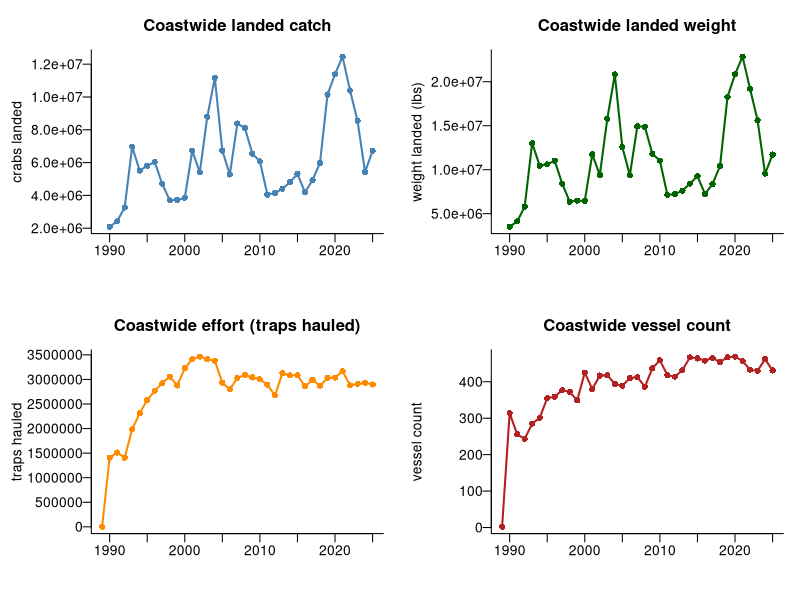
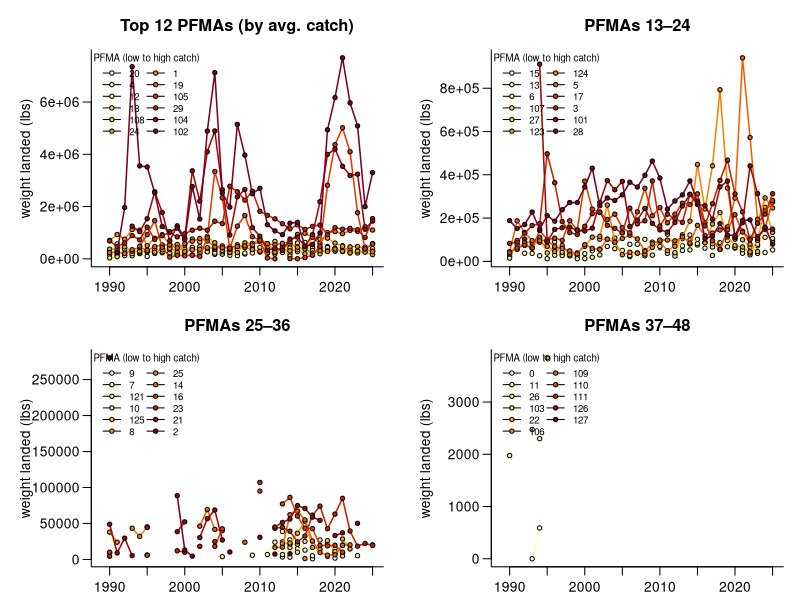
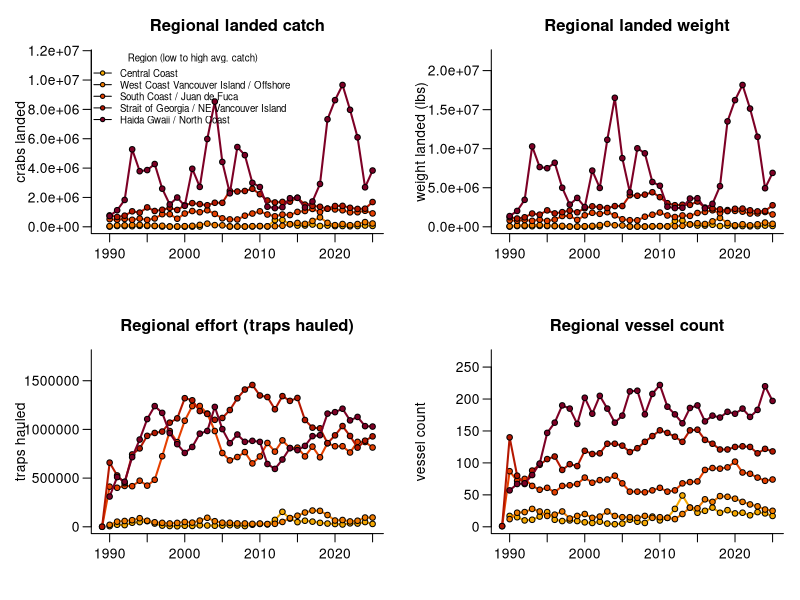
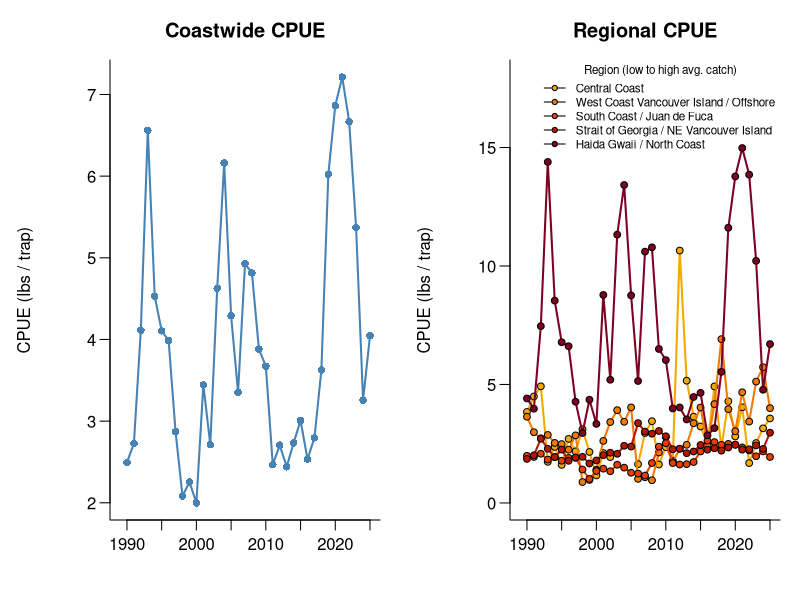
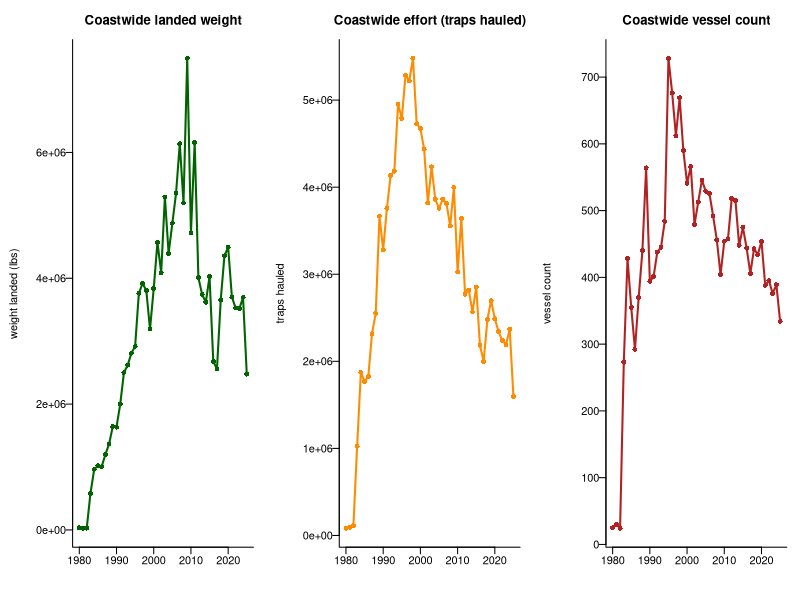
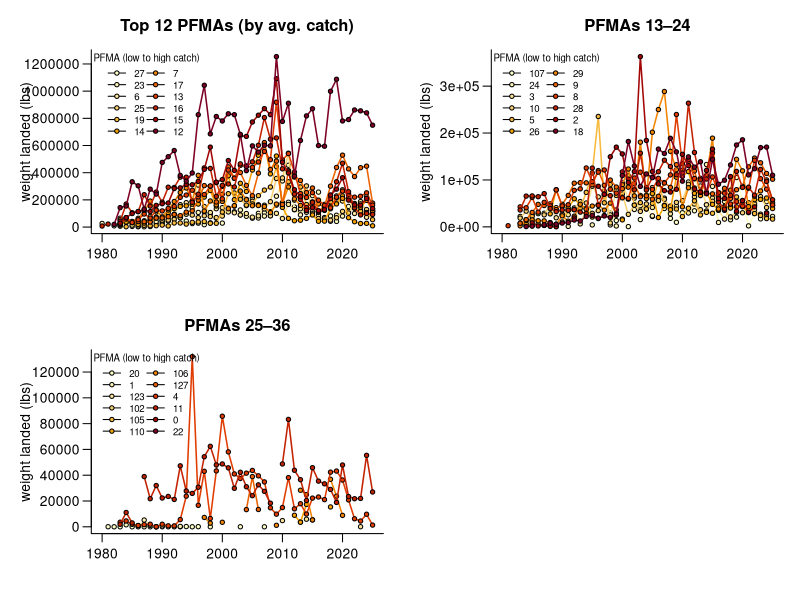

R code for these plots, in order: (Note: this script raises an error after producing the figures.)
# data cleaning and generating initial figures for synthesis of trends 
# across marine invertebrate fisheries in BC

# loading packages
library(here)
library(readr)
library(dplyr)
library(tidyr)
library(scales)

# set directory
setwd(here())

# helper: sum that returns NA (not 0) when every contributing value is NA/suppressed,
# rather than sum(..., na.rm=TRUE) which silently treats "all missing" as "zero"
sum_or_na = function(x) {
  if (all(is.na(x))) return(NA_real_)
  sum(x, na.rm = TRUE)
}

### set up regional look-up table 

region_lookup = tibble(
  PFMA = as.character(c(1,2,3,4,5,101,102,103,104,105,106,142,
                        6,7,8,9,10,11,107,108,109,110,111,
                        25,26,27,121,123,124,125,126,127,130,
                        12,13,14,15,16,17,18,28,29,
                        19,20,21,22,23,24)),
  region = c(rep("Haida Gwaii / North Coast", 12),
             rep("Central Coast", 11),
             rep("West Coast Vancouver Island / Offshore", 10),
             rep("Strait of Georgia / NE Vancouver Island", 9),
             rep("South Coast / Juan de Fuca", 6))
)


################################################################################
#### crab 
################################################################################

# read in & clean data files
crab = as.data.frame(read_csv(here("data-generated","2026-jul-dfo-catch-data-crab.csv"), skip=20))
crab = crab[,1:9]
names(crab) = c("fishery","species","year","PFMA","subarea","vessel_count","num_traps_hauled","num_crabs_landed","weight_landed_lbs" )
crab = crab[which(crab$species=="XKG"),]

# when data are withheld due to privacy, the entry is "*" or "**"
# for ease of data handling, replace those values with NA
crab[which(crab$num_crabs_landed=="*" | crab$num_crabs_landed=="**"),]$num_crabs_landed = "NA"
crab[which(crab$weight_landed_lbs=="*" | crab$weight_landed_lbs=="**"),]$weight_landed_lbs = "NA"
# re-class columns as numeric
crab$num_crabs_landed = as.numeric(crab$num_crabs_landed)
crab$weight_landed_lbs = as.numeric(crab$weight_landed_lbs)

### --- figure 1: coast wide trends in catch and effort --- ###

coastwide_crab_catch = crab %>% 
  filter(subarea=="Total") %>% 
  group_by(year) %>% 
  summarise(coastwide_num_crabs=sum_or_na(num_crabs_landed),
            coastwide_weight_landed=sum_or_na(weight_landed_lbs),
            coastwide_num_traps_hauled=sum_or_na(num_traps_hauled),
            coastwide_vessel_count=sum_or_na(vessel_count)
  ) %>%
  complete(year = full_seq(year, 1))

png(here("figures","coastwide_trends_crab.png"),  width = 12, height = 8, units = "in", res = 300, pointsize=14)
par(mfrow = c(2, 2), mar = c(4, 5.5, 3, 1), mgp = c(4, 0.5, 0))
plot(coastwide_crab_catch$year, coastwide_crab_catch$coastwide_num_crabs,
     type = "o",lwd=2, pch = 16, col = "steelblue",
     xlab = "", ylab = "crabs landed", bty="l", las=1,
     main = "Coastwide landed catch")
plot(coastwide_crab_catch$year, coastwide_crab_catch$coastwide_weight_landed,
     type = "o",lwd=2,  pch = 16, col = "darkgreen",
     xlab = "", ylab = "weight landed (lbs)", bty="l", las=1,
     main = "Coastwide landed weight")
plot(coastwide_crab_catch$year, coastwide_crab_catch$coastwide_num_traps_hauled,
     type = "o",lwd=2,  pch = 16, col = "darkorange",bty="l", las=1,
     xlab = "year", ylab = "traps hauled",
     main = "Coastwide effort (traps hauled)")
plot(coastwide_crab_catch$year, coastwide_crab_catch$coastwide_vessel_count,
     type = "o",lwd=2,  pch = 16, col = "firebrick",bty="l", las=1,
     xlab = "year", ylab = "vessel count",
     main = "Coastwide vessel count")
dev.off()

### --- figure 2: crab trends by statistical area --- ###

### option 1: four panel plot with areas ranked highest to lowest average catch ###

# NOTE: this object was missing from the original script (referenced below but never
# defined) - added here, matching the pattern used for prawn/dive
catch_by_pfma = crab %>%
  filter(subarea == "Total") %>%
  group_by(PFMA, year) %>%
  summarise(weight_landed_lbs = sum_or_na(weight_landed_lbs), .groups = "drop") %>%
  complete(PFMA, year = full_seq(year, 1))

# rank PFMAs by average catch, split into 4 groups of 12
pfma_totals = catch_by_pfma %>%
  group_by(PFMA) %>%
  summarise(avg_weight = mean(weight_landed_lbs, na.rm = TRUE)) %>%
  arrange(desc(avg_weight)) %>%
  mutate(rank_group = ceiling(row_number() / 12))

catch_by_pfma_ranked = catch_by_pfma %>%
  left_join(pfma_totals %>% select(PFMA, rank_group), by = "PFMA")

panel_titles = c("Top 12 PFMAs (by avg. catch)", "PFMAs 13\u201324", "PFMAs 25\u201336", "PFMAs 37\u201348")

png(here("figures","crab_catch_by_pfma_ranked_groups.png"), width = 12, height = 7, units = "in", res = 300, pointsize = 14)
par(mfrow = c(2, 2), mar = c(2, 5.5, 3, 1), mgp = c(3.5, 0.7, 0))

for (i in 1:4) {
  d_group = catch_by_pfma_ranked %>% filter(rank_group == i)
  
  group_totals = pfma_totals %>% filter(rank_group == i) %>% arrange(avg_weight)
  pfmas_i = group_totals$PFMA
  cols = hcl.colors(length(pfmas_i), palette = "YlOrRd", rev = TRUE)
  
  plot(range(d_group$year), range(d_group$weight_landed_lbs, na.rm = TRUE),
       type = "n", xlab = "year", ylab = "weight landed (lbs)", bty = "l", las = 1,
       main = panel_titles[i])
  for (j in seq_along(pfmas_i)) {
    dd = d_group[d_group$PFMA == pfmas_i[j], ]
    lines(dd$year, dd$weight_landed_lbs, lwd = 1.5, col = cols[j])
    points(dd$year, dd$weight_landed_lbs, pch = 21, bg = cols[j], col = "black", cex = 0.7)
  }
  legend("topleft", legend = pfmas_i, pt.bg = cols, pch = 21, col = "black", lwd = 1,
         cex = 0.7, ncol = 2, bty = "n", title = "PFMA (low to high catch)")
}
dev.off()

### option 2: plotted by regions ###

catch_by_region_crab = crab %>%
  filter(subarea == "Total", PFMA != "0") %>%
  mutate(PFMA = as.character(PFMA)) %>%
  left_join(region_lookup, by = "PFMA") %>%
  group_by(region, year) %>%
  summarise(num_crabs = sum_or_na(num_crabs_landed),
            weight_landed = sum_or_na(weight_landed_lbs),
            num_traps_hauled = sum_or_na(num_traps_hauled),
            vessel_count = sum_or_na(vessel_count),
            .groups = "drop") %>%
  complete(region, year = full_seq(year, 1))

# fix region order & colours (based on avg. weight landed), reused across all panels
region_order = catch_by_region_crab %>%
  group_by(region) %>%
  summarise(avg_weight = mean(weight_landed, na.rm = TRUE)) %>%
  arrange(avg_weight) %>%
  pull(region)

n_extra = 3  # oversample, then drop the lightest colours
cols_full = hcl.colors(length(region_order) + n_extra, palette = "YlOrRd", rev = TRUE)
cols = cols_full[(n_extra + 1):length(cols_full)]
names(cols) = region_order

plot_region_panel = function(data, yvar, ylab, main, show_legend = FALSE, legend_pos = "topleft") {
  plot(range(data$year), range(data[[yvar]], na.rm = TRUE), ylim=c(0,1.2*max(data[[yvar]], na.rm=TRUE)),
       type = "n", xlab = "", ylab = ylab, bty = "l", las = 1, main = main)
  for (r in region_order) {
    dd = data[data$region == r, ]
    lines(dd$year, dd[[yvar]], lwd = 2, col = cols[r])
    points(dd$year, dd[[yvar]], pch = 21, bg = cols[r], col = "black", cex = 0.9)
  }
  if (show_legend) {
    legend(legend_pos, legend = region_order, pt.bg = cols, pch = 21, col = "black",
           lwd = 1, cex = 0.7, bty = "n", title = "Region (low to high avg. catch)")
  }
}

png(here("figures","crab_catch_by_region_panels.png"), width = 10, height = 8, units = "in", res = 300, pointsize = 12)
par(mfrow = c(2, 2), mar = c(4, 5.5, 3, 1), mgp = c(3.8, 0.7, 0))
plot_region_panel(catch_by_region_crab, "num_crabs", "crabs landed", "Regional landed catch", show_legend = TRUE)
plot_region_panel(catch_by_region_crab, "weight_landed", "weight landed (lbs)", "Regional landed weight")
plot_region_panel(catch_by_region_crab, "num_traps_hauled", "traps hauled", "Regional effort (traps hauled)")
plot_region_panel(catch_by_region_crab, "vessel_count", "vessel count", "Regional vessel count")
dev.off()

### --- figure 3: CPUE trends --- ###

### CPUE (weight landed / traps hauled) ###

# coastwide CPUE
coastwide_crab_catch = coastwide_crab_catch %>%
  mutate(cpue = coastwide_weight_landed / coastwide_num_traps_hauled)

# regional CPUE
catch_by_region_crab = catch_by_region_crab %>%
  mutate(cpue = weight_landed / num_traps_hauled)

png(here("figures","crab_cpue.png"), width = 10, height = 4.5, units = "in", res = 300, pointsize = 12)
par(mfrow = c(1, 2), mar = c(4, 5.5, 3, 1), mgp = c(3.8, 0.7, 0))

# panel 1: coastwide CPUE
plot(coastwide_crab_catch$year, coastwide_crab_catch$cpue,
     type = "o", lwd = 2, pch = 16, col = "steelblue",
     xlab = "", ylab = "CPUE (lbs / trap)", bty = "l", las = 1,
     main = "Coastwide CPUE")

plot_region_panel(catch_by_region_crab, "cpue", "CPUE (lbs / trap)", "Regional CPUE",
                  show_legend = TRUE, legend_pos = "topright")

dev.off()

################################################################################
#### prawn
################################################################################

# read in & clean data files
prawn = as.data.frame(read_csv(here("data-generated","2026-jul-dfo-catch-data-prawn.csv"), skip=20))
prawn = prawn[,1:10]
names(prawn) = c("fishery","species","year","PFMA","subarea","vessel_count","num_traps_hauled","prawn_landed_lbs","humpback_landed_lbs","coonstripe_landed_lbs")

# clean privacy-masked values
prawn[which(prawn$prawn_landed_lbs=="*" | prawn$prawn_landed_lbs=="**"),]$prawn_landed_lbs = "NA"
prawn$prawn_landed_lbs = as.numeric(prawn$prawn_landed_lbs)

### --- figure 1: coastwide trends in prawn catch and effort --- ###
coastwide_prawn_catch = prawn %>%
  filter(subarea=="Total") %>%
  group_by(year) %>%
  summarise(coastwide_weight_landed=sum_or_na(prawn_landed_lbs),
            coastwide_num_traps_hauled=sum_or_na(num_traps_hauled),
            coastwide_vessel_count=sum_or_na(vessel_count)
  ) %>%
  complete(year = full_seq(year, 1))

png(here("figures","prawn_coastwide_trends.png"), width = 9, height = 3, units = "in", res = 300, pointsize=14)
par(mfrow = c(1, 3), mar = c(4, 5.5, 3, 1), mgp = c(4, 0.5, 0))
plot(coastwide_prawn_catch$year, coastwide_prawn_catch$coastwide_weight_landed,
     type = "o",lwd=2,  pch = 16, col = "darkgreen",
     xlab = "year", ylab = "weight landed (lbs)", bty="l", las=1,
     main = "Coastwide landed weight")
plot(coastwide_prawn_catch$year, coastwide_prawn_catch$coastwide_num_traps_hauled,
     type = "o",lwd=2,  pch = 16, col = "darkorange",bty="l", las=1,
     xlab = "year", ylab = "traps hauled",
     main = "Coastwide effort (traps hauled)")
plot(coastwide_prawn_catch$year, coastwide_prawn_catch$coastwide_vessel_count,
     type = "o",lwd=2,  pch = 16, col = "firebrick",bty="l", las=1,
     xlab = "year", ylab = "vessel count",
     main = "Coastwide vessel count")
dev.off()

### --- figure 2: catch trends broken down by PFMA --- ###

## option 1: all the PFMAs ###

catch_by_pfma_prawn = prawn %>%
  filter(subarea == "Total") %>%
  group_by(PFMA, year) %>%
  summarise(prawn_landed_lbs = sum_or_na(prawn_landed_lbs), .groups = "drop") %>%
  complete(PFMA, year = full_seq(year, 1))

pfma_totals_prawn = catch_by_pfma_prawn %>%
  group_by(PFMA) %>%
  summarise(avg_weight = mean(prawn_landed_lbs, na.rm = TRUE)) %>%
  arrange(desc(avg_weight)) %>%
  mutate(rank_group = ceiling(row_number() / 12))

catch_by_pfma_prawn_ranked = catch_by_pfma_prawn %>%
  left_join(pfma_totals_prawn %>% select(PFMA, rank_group), by = "PFMA")

n_groups = max(pfma_totals_prawn$rank_group)
panel_titles = paste0("PFMAs ", (0:(n_groups-1))*12 + 1, "\u2013", pmin((1:n_groups)*12, nrow(pfma_totals_prawn)))
panel_titles[1] = "Top 12 PFMAs (by avg. catch)"

png(here("figures","prawn_catch_by_pfma_ranked_groups.png"), width = 10, height = 8, units = "in", res = 300, pointsize = 12)
par(mfrow = c(2, 2), mar = c(4, 5.5, 3, 1), mgp = c(3.5, 0.7, 0))

for (i in 1:n_groups) {
  d_group = catch_by_pfma_prawn_ranked %>% filter(rank_group == i)
  
  group_totals = pfma_totals_prawn %>% filter(rank_group == i) %>% arrange(avg_weight)
  pfmas_i = group_totals$PFMA
  cols = hcl.colors(length(pfmas_i), palette = "YlOrRd", rev = TRUE)
  
  plot(range(d_group$year), range(d_group$prawn_landed_lbs, na.rm = TRUE),
       type = "n", xlab = "", ylab = "weight landed (lbs)", bty = "l", las = 1,
       main = panel_titles[i])
  for (j in seq_along(pfmas_i)) {
    dd = d_group[d_group$PFMA == pfmas_i[j], ]
    lines(dd$year, dd$prawn_landed_lbs, lwd = 1.5, col = cols[j])
    points(dd$year, dd$prawn_landed_lbs, pch = 21, bg = cols[j], col = "black", cex = 0.7)
  }
  legend("topleft", legend = pfmas_i, pt.bg = cols, pch = 21, col = "black", lwd = 1,
         cex = 0.7, ncol = 2, bty = "n", title = "PFMA (low to high catch)")
}
dev.off()

### option 2: grouped into regions ###

catch_by_region_prawn = prawn %>%
  filter(subarea == "Total", PFMA != "0") %>%
  mutate(PFMA = as.character(PFMA)) %>%
  left_join(region_lookup, by = "PFMA") %>%
  group_by(region, year) %>%
  summarise(weight_landed = sum_or_na(prawn_landed_lbs),
            num_traps_hauled = sum_or_na(num_traps_hauled),
            vessel_count = sum_or_na(vessel_count),
            .groups = "drop") %>%
  complete(region, year = full_seq(year, 1))

# fix region order & colours (based on avg. weight landed), reused across all panels
region_order_p = catch_by_region_prawn %>%
  group_by(region) %>%
  summarise(avg_weight = mean(weight_landed, na.rm = TRUE)) %>%
  arrange(avg_weight) %>%
  pull(region)

n_extra = 3  # oversample, then drop the lightest colours
cols_full_p = hcl.colors(length(region_order_p) + n_extra, palette = "YlOrRd", rev = TRUE)
cols_p = cols_full_p[(n_extra + 1):length(cols_full_p)]
names(cols_p) = region_order_p

plot_region_panel_prawn = function(data, yvar, ylab, main, show_legend = FALSE) {
  plot(range(data$year), range(data[[yvar]], na.rm = TRUE), ylim=c(0,1.2*max(data[[yvar]], na.rm=TRUE)),
       type = "n", xlab = "", ylab = ylab, bty = "l", las = 1, main = main)
  for (r in region_order_p) {
    dd = data[data$region == r, ]
    lines(dd$year, dd[[yvar]], lwd = 2, col = cols_p[r])
    points(dd$year, dd[[yvar]], pch = 21, bg = cols_p[r], col = "black", cex = 0.9)
  }
  if (show_legend) {
    legend("topleft", legend = region_order_p, pt.bg = cols_p, pch = 21, col = "black",
           lwd = 1, cex = 0.7, bty = "n", title = "Region (low to high avg. catch)")
  }
}

png(here("figures","prawn_catch_by_region_panels.png"), width = 12, height = 4.5, units = "in", res = 300, pointsize = 12)
par(mfrow = c(1, 3), mar = c(4, 5.5, 3, 1), mgp = c(3.8, 0.7, 0))
plot_region_panel_prawn(catch_by_region_prawn, "weight_landed", "weight landed (lbs)", "Regional landed weight", show_legend = TRUE)
plot_region_panel_prawn(catch_by_region_prawn, "num_traps_hauled", "traps hauled", "Regional effort (traps hauled)")
plot_region_panel_prawn(catch_by_region_prawn, "vessel_count", "vessel count", "Regional vessel count")
dev.off()

### figure 3: CPUE trends ###
### CPUE (weight landed / traps hauled) - prawn ###

# coastwide CPUE
coastwide_prawn_catch = coastwide_prawn_catch %>%
  mutate(cpue = coastwide_weight_landed / coastwide_num_traps_hauled)

# regional CPUE
catch_by_region_prawn = catch_by_region_prawn %>%
  mutate(cpue = weight_landed / num_traps_hauled)

png(here("figures","prawn_cpue.png"), width = 10, height = 4.5, units = "in", res = 300, pointsize = 12)
par(mfrow = c(1, 2), mar = c(4, 5.5, 3, 1), mgp = c(3.8, 0.7, 0))

# panel 1: coastwide CPUE
plot(coastwide_prawn_catch$year, coastwide_prawn_catch$cpue,
     type = "o", lwd = 2, pch = 16, col = "steelblue",
     xlab = "", ylab = "CPUE (lbs / trap)", bty = "l", las = 1,
     main = "Coastwide CPUE")

# panel 2: regional CPUE
plot_region_panel_prawn(catch_by_region_prawn, "cpue", "CPUE (lbs / trap)", "Regional CPUE", show_legend = TRUE)

dev.off()

################################################################################
#### dive fisheries
################################################################################

# read in & clean data files
dive = as.data.frame(read_csv(here("data-generated","2026-jul-dfo-catch-data-dive.csv"), skip=25))
dive = dive[,1:8]
names(dive) = c("fishery","species","year","PFMA","subarea","vessel_count","dive_time_minutes","total_landing_lbs")

# fix inconsistent species code casing (e.g. "6bc" vs "6BC" for Red Urchin) for future use,
# even though we're grouping by fishery (not species) below
dive$species = toupper(dive$species)

# clean privacy-masked values (total landing) and NULL entries (dive time)
dive[which(dive$total_landing_lbs=="*" | dive$total_landing_lbs=="**"),]$total_landing_lbs = "NA"
dive$total_landing_lbs = as.numeric(dive$total_landing_lbs)

dive[which(dive$dive_time_minutes=="NULL"),]$dive_time_minutes = "NA"
dive$dive_time_minutes = as.numeric(dive$dive_time_minutes)

# filter to the four focal fisheries (drops Purple Urchin, Octopus by Dive, Scallop by Dive)
# "Geoduck and Horseclam" contains two species codes (84C, 76D); grouping by fishery
# rather than species keeps these combined, as intended
focal_fisheries = c("Geoduck and Horseclam", "Red Urchin", "Green Urchin", "Sea Cucumber")
dive = dive %>% filter(fishery %in% focal_fisheries)

# generic regional panel plotting function, reused across every fishery in the loop
plot_region_panel_generic = function(data, yvar, ylab, main, region_order, cols,
                                     show_legend = FALSE, legend_pos = "topleft") {
  plot(range(data$year), range(data[[yvar]], na.rm = TRUE),
       ylim = c(0, 1.2 * max(data[[yvar]], na.rm = TRUE)),
       type = "n", xlab = "", ylab = ylab, bty = "l", las = 1, main = main)
  for (r in region_order) {
    dd = data[data$region == r, ]
    lines(dd$year, dd[[yvar]], lwd = 2, col = cols[r])
    points(dd$year, dd[[yvar]], pch = 21, bg = cols[r], col = "black", cex = 0.9)
  }
  if (show_legend) {
    legend(legend_pos, legend = region_order, pt.bg = cols, pch = 21, col = "black",
           lwd = 1, cex = 0.7, bty = "n", title = "Region (low to high avg. catch)")
  }
}

for (f in focal_fisheries) {
  
  fishery_slug = tolower(gsub(" ", "_", f))
  d_species = dive %>% filter(fishery == f)
  
  ### --- coastwide trends --- ###
  coastwide = d_species %>%
    filter(subarea == "Total") %>%
    group_by(year) %>%
    summarise(coastwide_weight_landed = sum_or_na(total_landing_lbs),
              coastwide_dive_time = sum_or_na(dive_time_minutes),
              coastwide_vessel_count = sum_or_na(vessel_count)) %>%
    complete(year = full_seq(year, 1))
  
  png(here("figures", paste0("dive_", fishery_slug, "_coastwide_trends.png")),
      width = 9, height = 3, units = "in", res = 300, pointsize = 14)
  par(mfrow = c(1, 3), mar = c(4, 5.5, 3, 1), mgp = c(4, 0.5, 0))
  plot(coastwide$year, coastwide$coastwide_weight_landed,
       type = "o", lwd = 2, pch = 16, col = "darkgreen",
       xlab = "year", ylab = "weight landed (lbs)", bty = "l", las = 1,
       main = "Coastwide landed weight")
  plot(coastwide$year, coastwide$coastwide_dive_time,
       type = "o", lwd = 2, pch = 16, col = "darkorange", bty = "l", las = 1,
       xlab = "year", ylab = "dive time (minutes)",
       main = "Coastwide effort (dive time)")
  plot(coastwide$year, coastwide$coastwide_vessel_count,
       type = "o", lwd = 2, pch = 16, col = "firebrick", bty = "l", las = 1,
       xlab = "year", ylab = "vessel count",
       main = "Coastwide vessel count")
  dev.off()
  
  ### --- catch by PFMA (all areas, ranked groups of 12) --- ###
  catch_by_pfma = d_species %>%
    filter(subarea == "Total") %>%
    group_by(PFMA, year) %>%
    summarise(total_landing_lbs = sum_or_na(total_landing_lbs), .groups = "drop") %>%
    complete(PFMA, year = full_seq(year, 1))
  
  pfma_totals = catch_by_pfma %>%
    group_by(PFMA) %>%
    summarise(avg_weight = mean(total_landing_lbs, na.rm = TRUE)) %>%
    arrange(desc(avg_weight)) %>%
    mutate(rank_group = ceiling(row_number() / 12))
  
  catch_by_pfma_ranked = catch_by_pfma %>%
    left_join(pfma_totals %>% select(PFMA, rank_group), by = "PFMA")
  
  n_groups = max(pfma_totals$rank_group)
  ncol_panels = ceiling(sqrt(n_groups))
  nrow_panels = ceiling(n_groups / ncol_panels)
  panel_titles = paste0("PFMAs ", (0:(n_groups-1))*12 + 1, "\u2013", pmin((1:n_groups)*12, nrow(pfma_totals)))
  panel_titles[1] = "Top 12 PFMAs (by avg. catch)"
  
  png(here("figures", paste0("dive_", fishery_slug, "_catch_by_pfma_ranked_groups.png")),
      width = 5 * ncol_panels, height = 4 * nrow_panels, units = "in", res = 300, pointsize = 12)
  par(mfrow = c(nrow_panels, ncol_panels), mar = c(4, 5.5, 3, 1), mgp = c(3.5, 0.7, 0))
  for (i in 1:n_groups) {
    d_group = catch_by_pfma_ranked %>% filter(rank_group == i)
    group_totals = pfma_totals %>% filter(rank_group == i) %>% arrange(avg_weight)
    pfmas_i = group_totals$PFMA
    cols_pfma = hcl.colors(length(pfmas_i), palette = "YlOrRd", rev = TRUE)
    
    plot(range(d_group$year), range(d_group$total_landing_lbs, na.rm = TRUE),
         type = "n", xlab = "", ylab = "weight landed (lbs)", bty = "l", las = 1,
         main = panel_titles[i])
    for (j in seq_along(pfmas_i)) {
      dd = d_group[d_group$PFMA == pfmas_i[j], ]
      lines(dd$year, dd$total_landing_lbs, lwd = 1.5, col = cols_pfma[j])
      points(dd$year, dd$total_landing_lbs, pch = 21, bg = cols_pfma[j], col = "black", cex = 0.7)
    }
    legend("topleft", legend = pfmas_i, pt.bg = cols_pfma, pch = 21, col = "black", lwd = 1,
           cex = 0.7, ncol = 2, bty = "n", title = "PFMA (low to high catch)")
  }
  dev.off()
  
  ### --- catch by region --- ###
  catch_by_region = d_species %>%
    filter(subarea == "Total", PFMA != "0") %>%
    mutate(PFMA = as.character(PFMA)) %>%
    left_join(region_lookup, by = "PFMA") %>%
    group_by(region, year) %>%
    summarise(weight_landed = sum_or_na(total_landing_lbs),
              dive_time = sum_or_na(dive_time_minutes),
              vessel_count = sum_or_na(vessel_count),
              .groups = "drop") %>%
    complete(region, year = full_seq(year, 1))
  
  region_order = catch_by_region %>%
    group_by(region) %>%
    summarise(avg_weight = mean(weight_landed, na.rm = TRUE)) %>%
    arrange(avg_weight) %>%
    pull(region)
  
  n_extra = 3
  cols_full = hcl.colors(length(region_order) + n_extra, palette = "YlOrRd", rev = TRUE)
  cols = cols_full[(n_extra + 1):length(cols_full)]
  names(cols) = region_order
  
  png(here("figures", paste0("dive_", fishery_slug, "_catch_by_region_panels.png")),
      width = 12, height = 4.5, units = "in", res = 300, pointsize = 12)
  par(mfrow = c(1, 3), mar = c(4, 5.5, 3, 1), mgp = c(3.8, 0.7, 0))
  plot_region_panel_generic(catch_by_region, "weight_landed", "weight landed (lbs)",
                            "Regional landed weight", region_order, cols, show_legend = TRUE)
  plot_region_panel_generic(catch_by_region, "dive_time", "dive time (minutes)",
                            "Regional effort (dive time)", region_order, cols)
  plot_region_panel_generic(catch_by_region, "vessel_count", "vessel count",
                            "Regional vessel count", region_order, cols)
  dev.off()
  
  ### --- CPUE --- ###
  coastwide = coastwide %>% mutate(cpue = coastwide_weight_landed / coastwide_dive_time)
  catch_by_region = catch_by_region %>% mutate(cpue = weight_landed / dive_time)
  
  png(here("figures", paste0("dive_", fishery_slug, "_cpue.png")),
      width = 10, height = 4.5, units = "in", res = 300, pointsize = 12)
  par(mfrow = c(1, 2), mar = c(4, 5.5, 3, 1), mgp = c(3.8, 0.7, 0))
  plot(coastwide$year, coastwide$cpue,
       type = "o", lwd = 2, pch = 16, col = "steelblue",
       xlab = "", ylab = "CPUE (lbs / minute dive time)", bty = "l", las = 1,
       main = "Coastwide CPUE")
  plot_region_panel_generic(catch_by_region, "cpue", "CPUE (lbs / minute dive time)",
                            "Regional CPUE", region_order, cols, show_legend = TRUE)
  dev.off()
}
